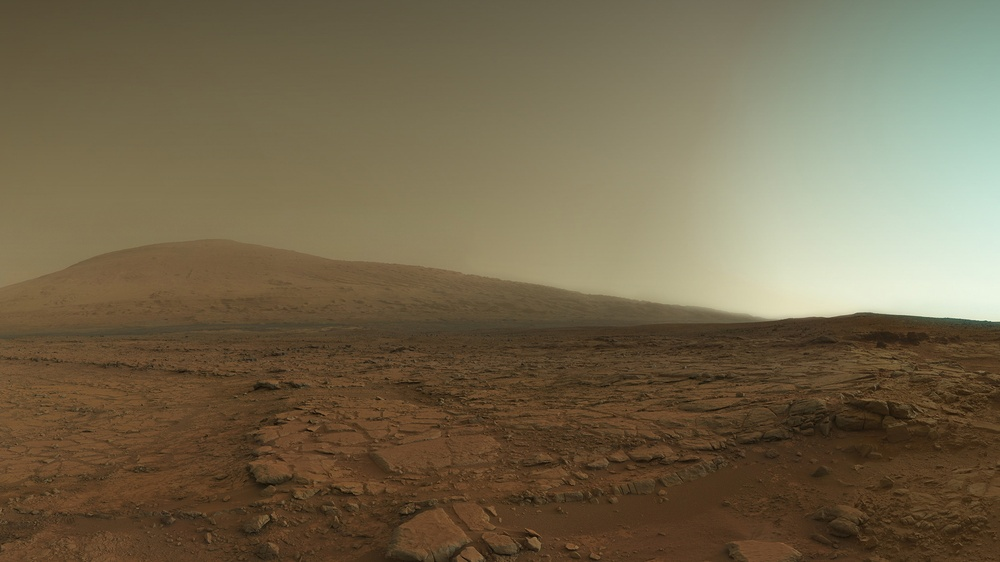
#> input picture medias/featureimages/02.jpg, 1000 x 562 px, shrunk from 2000 x 1125 before the run, given as the content of the folder source/_posts/medias/featureimages/02.jpg, which was not available
$ python watermark.py medias/featureimages/02.jpg
#> lines starting #> are read from the running program, lines starting #| are printed output that depends on the picture
# -*- coding: utf-8 -*-
import sys
import glob
from PIL import Image
from PIL import ImageDraw
from PIL import ImageFont


def watermark(post_name):
#> called with post_name = 'medias/featureimages/02.jpg'
    if post_name == 'all':
        post_name = '*'
    dir_name = 'source/_posts/' + post_name + '/*'
    for files in glob.glob(dir_name):
        im = Image.open(files)
#> im is the input picture: PIL image 1000x562 RGB; mean R, G, B 115.3, 102.6, 76.7
        if len(im.getbands()) < 3:
            im = im.convert('RGB')
            print(files)
        font = ImageFont.truetype('STSONG.TTF', max(30, int(im.size[1] / 20)))
        draw = ImageDraw.Draw(im)
        draw.text((im.size[0] / 2, im.size[1] / 2),
                  u'@ZhangShiJun', fill=(0, 0, 0), font=font)
        im.save(files)
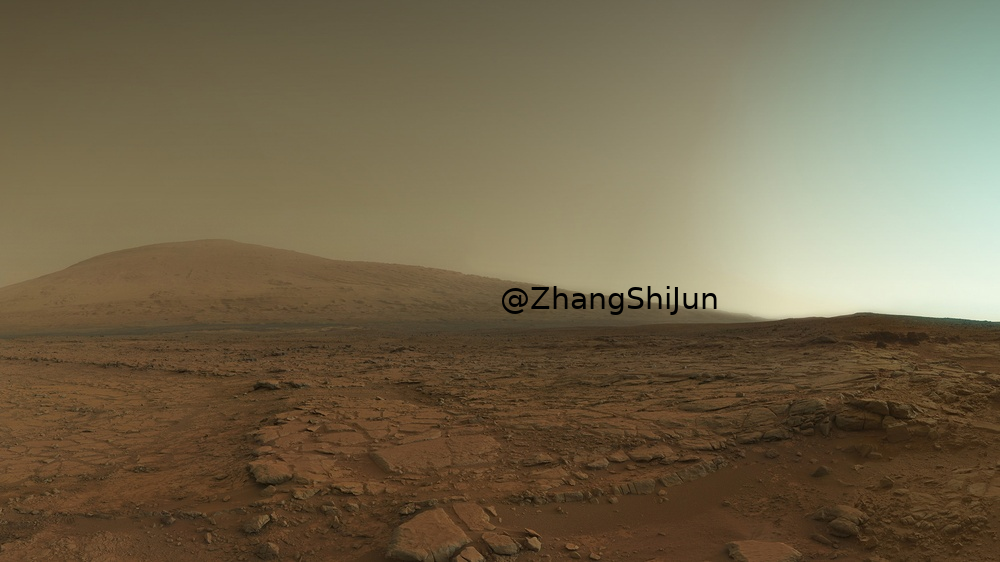
#> saved as 02.jpg: PIL image 1000x562 RGB; mean R, G, B 114.9, 102.3, 76.5


if __name__ == '__main__':
    if len(sys.argv) == 2:
        watermark(sys.argv[1])
    else:
        print('[usage] <input>')

$ run again, on medias/featureimages/03.jpg
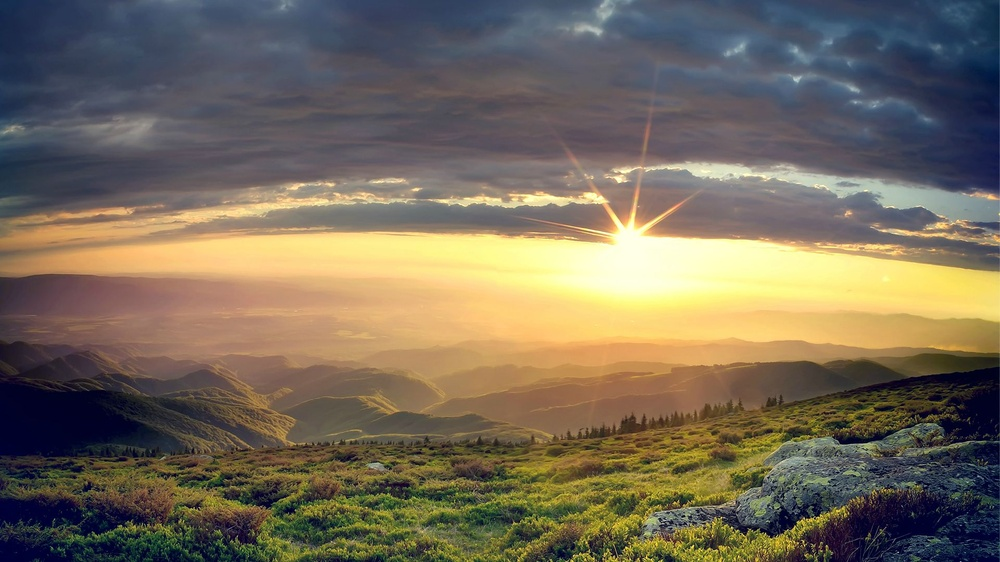
#> input picture medias/featureimages/03.jpg, 1000 x 562 px, shrunk from 1920 x 1080 before the run, given as the content of the folder source/_posts/medias/featureimages/03.jpg, which was not available
#> in watermark, im is the input picture: PIL image 1000x562 RGB; mean R, G, B 117.7, 107.5, 90.4
#> in watermark, `im.save(files)`:
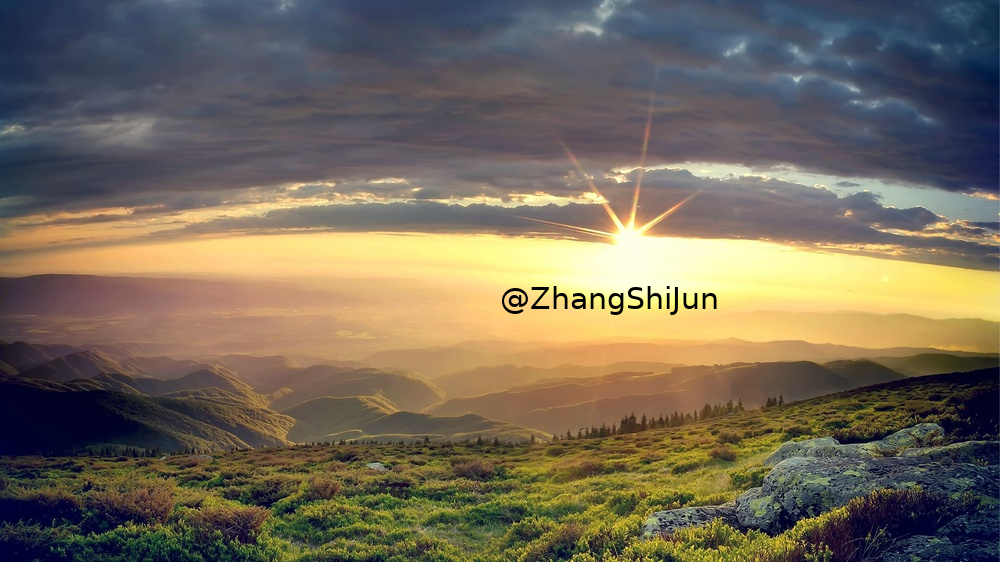
#> saved as 03.jpg: PIL image 1000x562 RGB; mean R, G, B 116.9, 106.8, 90

$ run again, on medias/featureimages/04.jpg
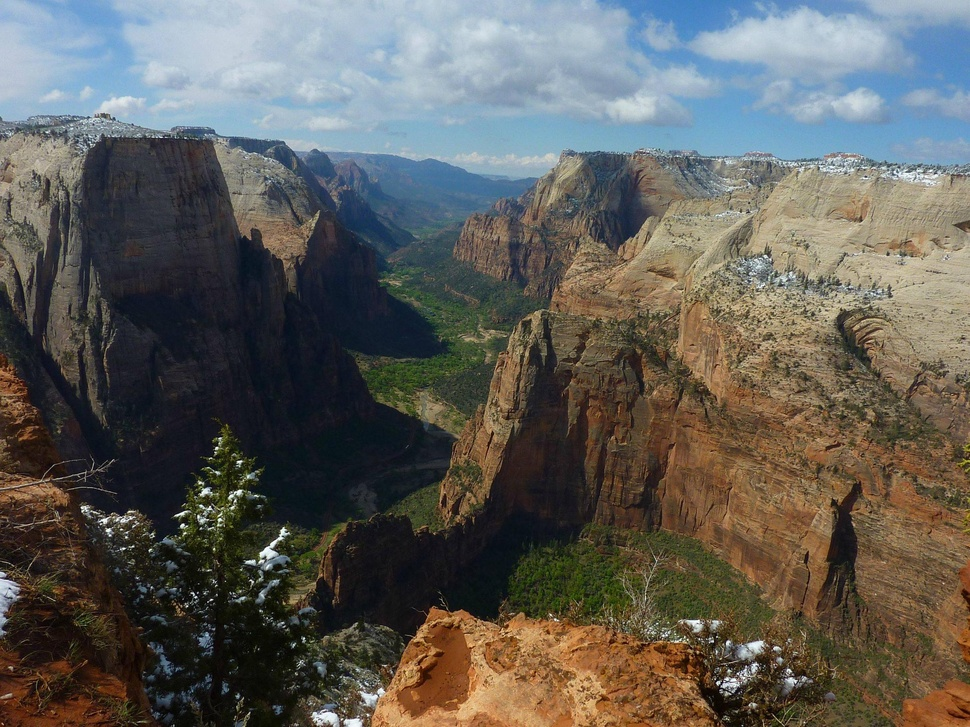
#> input picture medias/featureimages/04.jpg, 970 x 727 px, shrunk from 2216 x 1662 before the run, given as the content of the folder source/_posts/medias/featureimages/04.jpg, which was not available
#> in watermark, im is the input picture: PIL image 970x727 RGB; mean R, G, B 95.5, 93.9, 88.6
#> in watermark, `im.save(files)`:
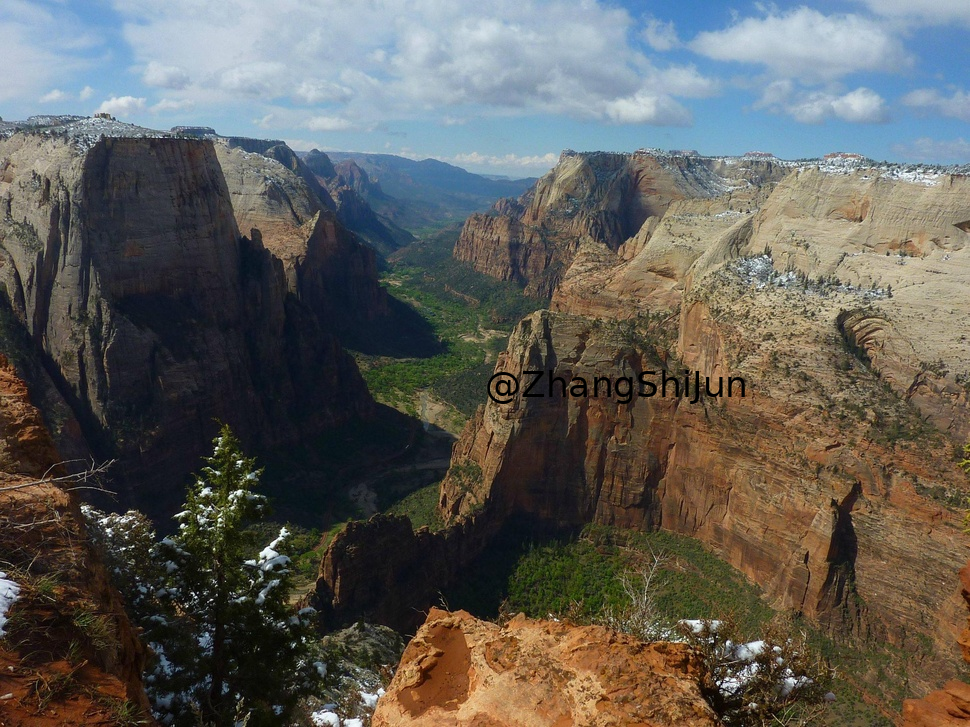
#> saved as 04.jpg: PIL image 970x727 RGB; mean R, G, B 95.2, 93.7, 88.4
